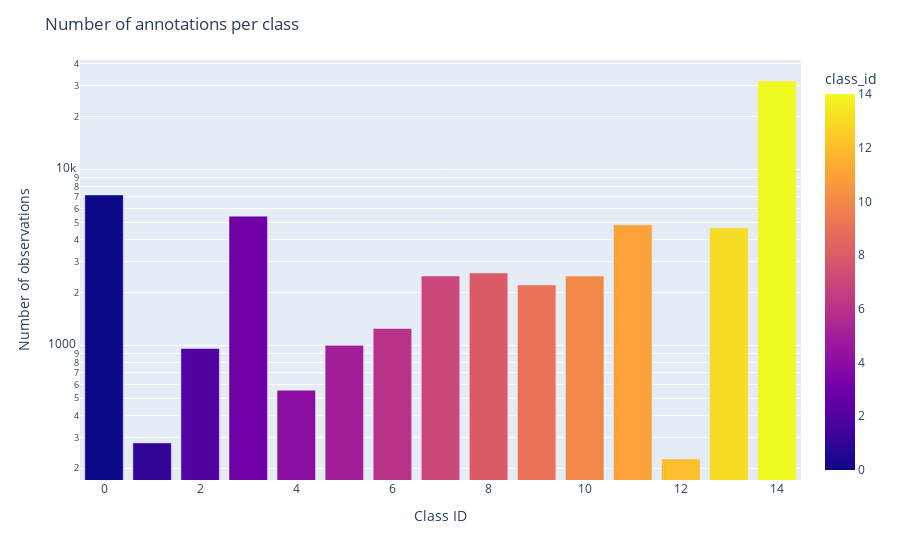

Notebook code cell kept with this figure:
### Code cell
class_counts = train_df["class_id"].value_counts()

fig = px.bar(
    class_counts,
    x=class_counts.index,
    y=class_counts.values,
    log_y=True,
    color=class_counts.index

).update_layout(
    title="Number of annotations per class",
    xaxis_title="Class ID",
    yaxis_title="Number of observations",
).update_xaxes(categoryorder='total descending')
fig.show()

### Figure 1 — Plotly figure (JSON) as saved in the notebook; plotly's stock layout.template omitted (floating-point values rounded to 4 significant figures)
{"data": [{"alignmentgroup": "True", "hovertemplate": "class_id=%{marker.color}<br>y=%{y}<extra></extra>", "legendgroup": "", "marker": {"color": [14, 0, 3, 11, 13, 8, 7, 10, 9, 6, 5, 2, 4, 1, 12], "coloraxis": "coloraxis", "pattern": {"shape": ""}}, "name": "", "offsetgroup": "", "orientation": "v", "showlegend": false, "textposition": "auto", "type": "bar", "x": [14, 0, 3, 11, 13, 8, 7, 10, 9, 6, 5, 2, 4, 1, 12], "xaxis": "x", "y": [31818, 7162, 5427, 4842, 4655, 2580, 2483, 2476, 2203, 1247, 1000, 960, 556, 279, 226], "yaxis": "y"}], "layout": {"barmode": "relative", "coloraxis": {"colorbar": {"title": {"text": "class_id"}}, "colorscale": [[0, "#0d0887"], [0.1111, "#46039f"], [0.2222, "#7201a8"], [0.3333, "#9c179e"], [0.4444, "#bd3786"], [0.5556, "#d8576b"], [0.6667, "#ed7953"], [0.7778, "#fb9f3a"], [0.8889, "#fdca26"], [1, "#f0f921"]]}, "legend": {"tracegroupgap": 0}, "margin": {"t": 60}, "title": {"text": "Number of annotations per class"}, "xaxis": {"anchor": "y", "categoryorder": "total descending", "domain": [0, 1], "title": {"text": "Class ID"}}, "yaxis": {"anchor": "x", "domain": [0, 1], "title": {"text": "Number of observations"}, "type": "log"}}}
